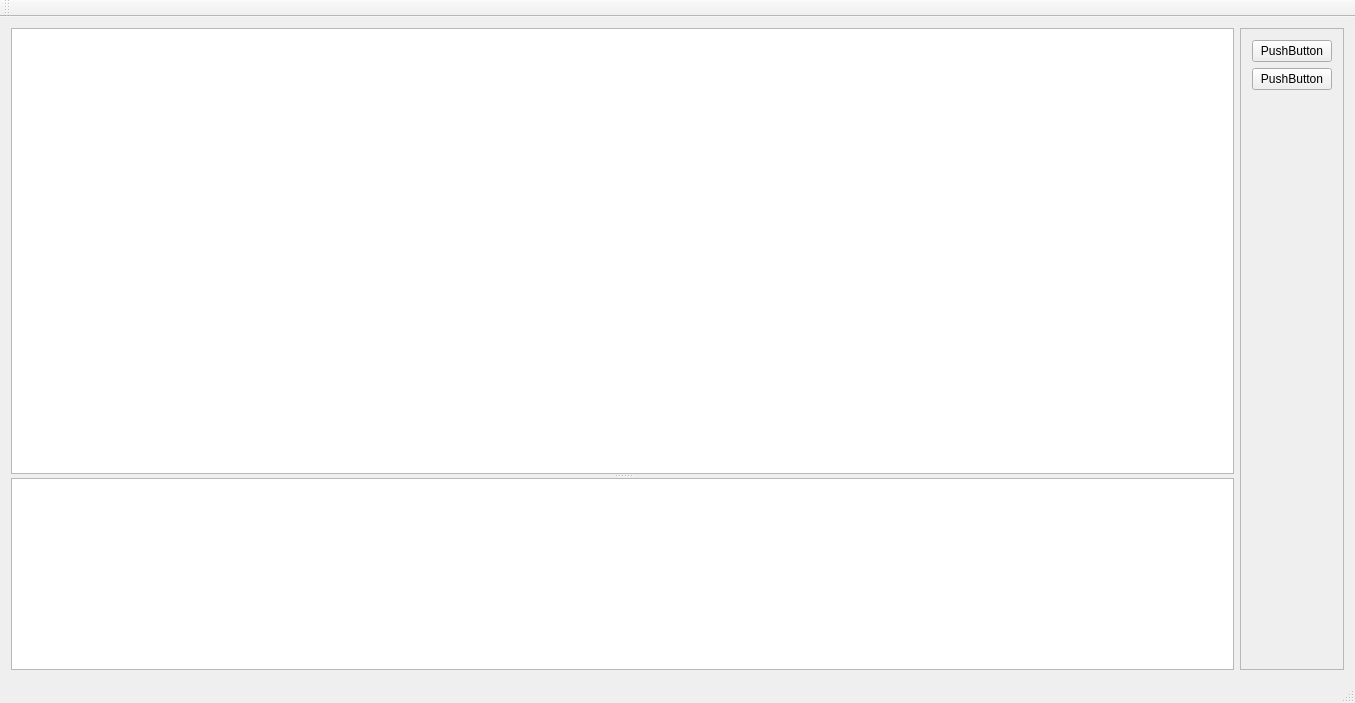
<?xml version="1.0" encoding="UTF-8"?>
<ui version="4.0">
 <class>TestMainClass</class>
 <widget class="QMainWindow" name="TestMainClass">
  <property name="geometry">
   <rect>
    <x>0</x>
    <y>0</y>
    <width>1355</width>
    <height>703</height>
   </rect>
  </property>
  <property name="windowTitle">
   <string>TestMain</string>
  </property>
  <widget class="QWidget" name="centralWidget">
   <property name="sizePolicy">
    <sizepolicy hsizetype="Expanding" vsizetype="Expanding">
     <horstretch>0</horstretch>
     <verstretch>0</verstretch>
    </sizepolicy>
   </property>
   <layout class="QHBoxLayout" name="horizontalLayout">
    <item>
     <widget class="QSplitter" name="splitter">
      <property name="sizePolicy">
       <sizepolicy hsizetype="Expanding" vsizetype="Expanding">
        <horstretch>0</horstretch>
        <verstretch>0</verstretch>
       </sizepolicy>
      </property>
      <property name="orientation">
       <enum>Qt::Vertical</enum>
      </property>
      <widget class="QTableWidget" name="tblOutput">
       <property name="sizePolicy">
        <sizepolicy hsizetype="Expanding" vsizetype="Expanding">
         <horstretch>0</horstretch>
         <verstretch>2</verstretch>
        </sizepolicy>
       </property>
      </widget>
      <widget class="QTextEdit" name="txtError">
       <property name="font">
        <font>
         <family>Courier New</family>
         <pointsize>8</pointsize>
        </font>
       </property>
      </widget>
     </widget>
    </item>
    <item>
     <widget class="QFrame" name="frame">
      <property name="sizePolicy">
       <sizepolicy hsizetype="Preferred" vsizetype="Expanding">
        <horstretch>0</horstretch>
        <verstretch>0</verstretch>
       </sizepolicy>
      </property>
      <property name="frameShape">
       <enum>QFrame::StyledPanel</enum>
      </property>
      <property name="frameShadow">
       <enum>QFrame::Raised</enum>
      </property>
      <layout class="QVBoxLayout" name="verticalLayout">
       <item>
        <widget class="QPushButton" name="btnConnect">
         <property name="text">
          <string>PushButton</string>
         </property>
        </widget>
       </item>
       <item>
        <widget class="QPushButton" name="btnShow">
         <property name="text">
          <string>PushButton</string>
         </property>
        </widget>
       </item>
       <item>
        <spacer name="verticalSpacer">
         <property name="orientation">
          <enum>Qt::Vertical</enum>
         </property>
         <property name="sizeHint" stdset="0">
          <size>
           <width>20</width>
           <height>301</height>
          </size>
         </property>
        </spacer>
       </item>
      </layout>
     </widget>
    </item>
   </layout>
  </widget>
  <widget class="QMenuBar" name="menuBar">
   <property name="geometry">
    <rect>
     <x>0</x>
     <y>0</y>
     <width>1355</width>
     <height>22</height>
    </rect>
   </property>
  </widget>
  <widget class="QToolBar" name="mainToolBar">
   <attribute name="toolBarArea">
    <enum>TopToolBarArea</enum>
   </attribute>
   <attribute name="toolBarBreak">
    <bool>false</bool>
   </attribute>
  </widget>
  <widget class="QStatusBar" name="statusBar"/>
 </widget>
 <layoutdefault spacing="6" margin="11"/>
 <resources>
  <include location="TestMain.qrc"/>
 </resources>
 <connections/>
</ui>
